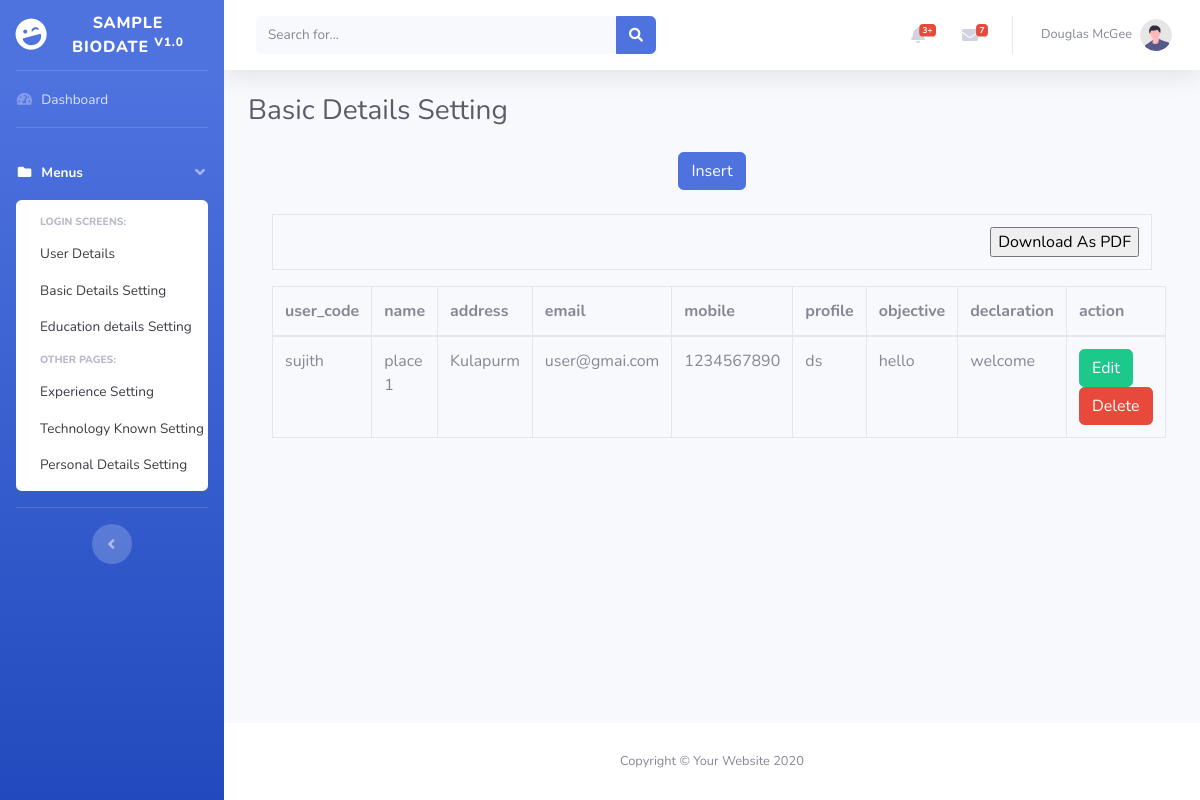
/basic_details.php, run on the app's committed database.
### tables this page shows
CREATE TABLE `basic_detail` (
  `id` int(25) NOT NULL,
  `user_code` varchar(100) NOT NULL,
  `name` varchar(100) NOT NULL,
  `address` varchar(200) NOT NULL,
  `email` varchar(100) NOT NULL,
  `mobile` int(10) NOT NULL,
  `profile` varchar(200) NOT NULL,
  `objective` varchar(250) NOT NULL,
  `declaration` varchar(250) NOT NULL
);

### basic_details.php (the view, shortened to what this page needs)
<?php
include('config.php');
include('header.php');
$action = "";
?>
 <h1 class="h3 mb-4 text-gray-800">Basic Details Setting</h1>
<div class="container">
  <?php if($action == 'edit' or $action == 'add' ){
          $id = $_REQUEST['id'];
		  $query ="select * from basic_detail where id='$id'";
      $result = mysqli_query($conn, $query);
          $data = mysqli_fetch_assoc($result)
  ?>
  <form method="post" >
  <table class="table table-striped table-bordered table-hover">
  <tr>
  <td align="right"><b>user_code</b></td>
  <td>
   <input type="text" name="user_code" id="user_code" class="form-control" value="<?php if($action=="edit"){ echo $data['user_code'];}else {echo "";} ?>" placeholder="Name" required="required" autofocus="autofocus">
  </td>
  </tr>
  <tr>
  <td align="right"><b>name</b></td>
  <td>
  <input type="text" name="name" class="form-control" value="<?php if($action=="edit"){echo $data['name'];}else{echo "";} ?>"  required="required">
  </td>
  </tr>
  <tr>
  <td align="right"><b> address<b></td>
  <td>
   <input type="text" name="address" class="form-control" value="<?php if($action=="edit"){ echo $data['address'];} else { echo "";} ?>" required="required">
   </td>
  </tr>
  <tr>
  <td align="right"><b>email<b></td>
  <td>
   <input type="text" name="email" class="form-control" value="<?php if($action=="edit"){ echo $data['email'];} else { echo "";} ?>" required="required">
   </td>
  </tr>
  <tr>
  <td align="right"><b> mobile<b></td>
  <td>
   <input type="text" name="mobile" class="form-control" value="<?php if($action=="edit"){ echo $data['mobile'];} else { echo "";} ?>" required="required">
   </td>
  </tr>
  <tr>
  <td align="right"><b> profile<b></td>
  <td>
   <input type="text" name="profile" class="form-control" value="<?php if($action=="edit"){ echo $data['profile'];} else { echo "";} ?>" required="required">
   </td>
  </tr>
  <tr>
  <td align="right"><b> objective<b></td>
  <td>
   <input type="text" name="objective" class="form-control" value="<?php if($action=="edit"){ echo $data['objective'];} else { echo "";} ?>" required="required">
   </td>
  </tr>
  <tr>
  <td align="right"><b> declaration<b></td>
  <td>
   <input type="text" name="declaration" class="form-control" value="<?php if($action=="edit"){ echo $data['declaration'];} else { echo "";} ?>" required="required">
   </td>
  </tr>
  <tr>
  <td colspan="2" align="center">
  <?php
  if($action=="edit")
  {
  ?>
  <button type="submit" class="btn btn-success" name="edit" >Save</button>
  <?php
  }
  else
  {
	?>
    <button type="submit" class="btn btn-success" name="save" >Save</button>
    <?php
  }
  ?>
  </td>
  </tr>
  </table>
  </form>
  <?php }else{ ?>
		  <center><a href="basic_details.php?action=add&id=0" class="btn btn-primary">Insert</a></center>
		  <br />
          <table  id="example2" class="table table-bordered table-hover">
          <tr>
           <td colspan="6" align="right">
            <input type="button" id="btnExport" value="Download As PDF" />
          </td>
          </tr>
          </table>
		  <table  id="example1" class="table table-bordered table-hover">
			<thead>
			  <tr>
			<th>user_code</th>
			<th>name</th>
			<th>address</th>
			<th>email</th>
			<th>mobile</th>
			<th>profile</th>
			<th>objective</th>
			<th>declaration</th>
			<th>action</th>
			  </tr>
			</thead>
			<tbody>
			<?php
		$query  = "select * from basic_detail order by id desc";
$result = mysqli_query($conn,$query);
  while($data = mysqli_fetch_assoc($result))
		{
			?>
			  <tr>
			  <td><?php echo $data["user_code"]; ?></td>
			<td><?php echo $data["name"]; ?></td>
			<td><?php echo $data["address"]; ?></td>
			<td><?php echo $data["email"]; ?></td>
			<td><?php echo $data["mobile"]; ?></td>
			<td><?php echo $data["profile"]; ?></td>
			<td><?php echo $data["objective"]; ?></td>
			<td><?php echo $data["declaration"]; ?></td>
			<td>
			<a href="basic_details.php?action=edit&id=<?php echo $data["id"]; ?>" class="btn btn-success">Edit</a>
			<a href="basic_details.php?action=delete&id=<?php echo $data["id"]; ?>" class="btn btn-danger" onClick="return confirm('are you soure want to delete this')" >Delete</a>
			</td>
			  </tr>
			  <?php
		}
		?>
			</tbody>
		  </table>
  <?php } ?>
</div>
<?php
include('footer.php');
?>

### data on the page
basic_detail: user_code "sujith", name "place 1", address "Kulapurm", email "user@gmai.com", mobile "1234567890", profile "ds", objective "hello", declaration "welcome"
